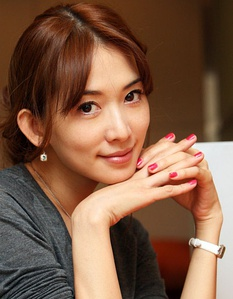
#> input picture 11Computer Vision with Python 3/4Segmentation/images/coutours_a.jpg, 233 x 299 px
$ python i0contours.py
#> lines starting #> are read from the running program, lines starting #| are printed output that depends on the picture
from skimage import measure
from skimage.io import imread
from skimage.color import rgb2gray
from skimage.filters import sobel
import matplotlib.pyplot as plt

#Read an image
# img = imread('images/contours.png')
img = imread('images/coutours_a.jpg')
#> img is the input picture: shape (299, 233, 3); mean R, G, B 126.8, 91.6, 70.4

#Convert the image to grayscale
img_gray = rgb2gray(img)
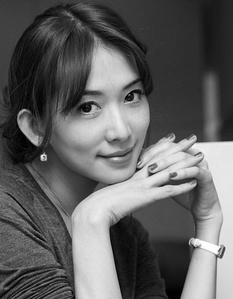
#> img_gray: shape (299, 233) float64; min 0.00337, max 1, mean 0.383

#Find edges in the image
img_edges = sobel(img_gray)
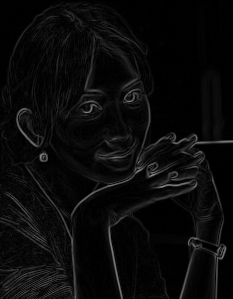
#> img_edges: shape (299, 233) float64; min 0, max 0.554, mean 0.0421

#Find contours in the image
contours = measure.find_contours(img_edges, 0.2)
#> contours = 339 point arrays, longest 211 points

# Display the image and plot all contours found
fig, ax = plt.subplots()
ax.imshow(img_edges, interpolation='nearest', cmap=plt.cm.gray)

for n, contour in enumerate(contours):
    ax.plot(contour[:, 1], contour[:, 0], linewidth=2)

ax.axis('image')
ax.set_xticks([])
ax.set_yticks([])
plt.show()
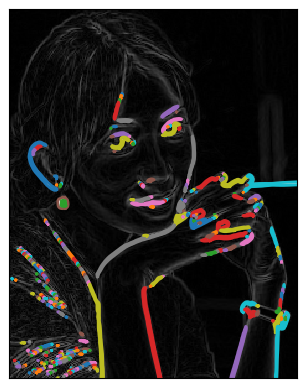
#> figure drawn by matplotlib, 1 panel

$ run again, with 11Computer Vision with Python 3/4Segmentation/images/image.jpg copied over 11Computer Vision with Python 3/4Segmentation/images/coutours_a.jpg
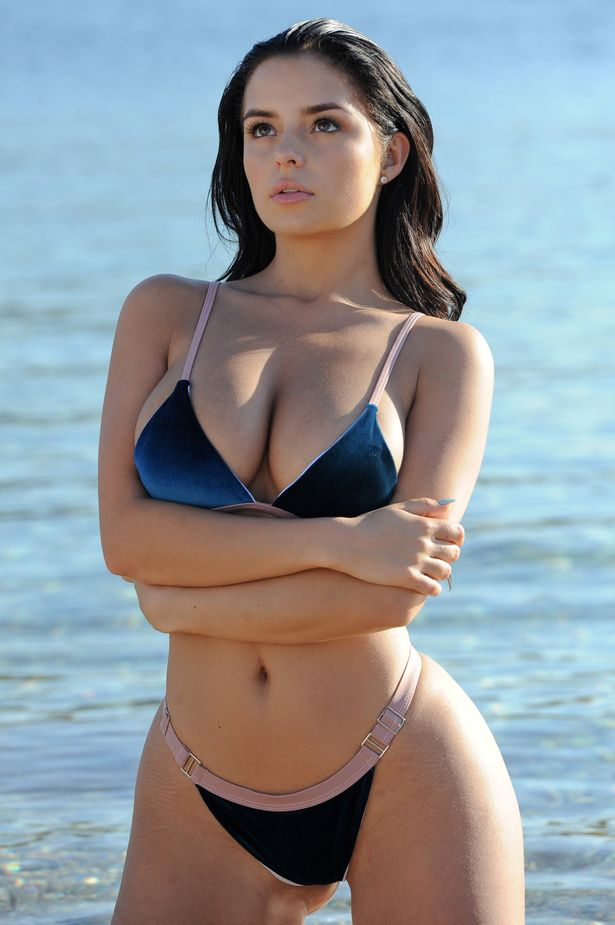
#> input picture 11Computer Vision with Python 3/4Segmentation/images/image.jpg, 615 x 925 px
#> img is the input picture: shape (925, 615, 3); mean R, G, B 144.3, 151.1, 156.1
#> `img_edges = sobel(img_gray)`:
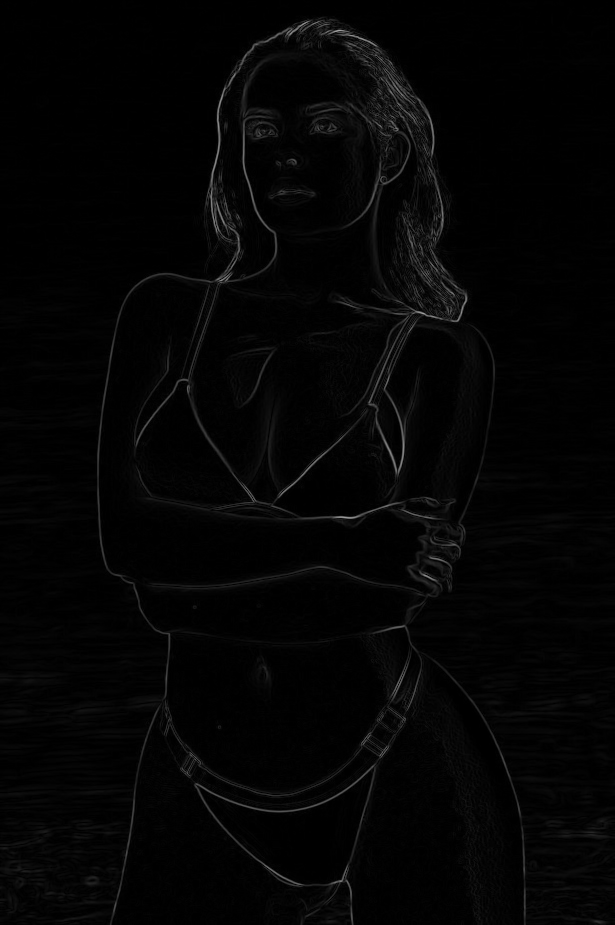
#> img_edges: shape (925, 615) float64; min 0, max 0.645, mean 0.0185
#> contours = 862 point arrays, longest 507 points
#> `plt.show()`:
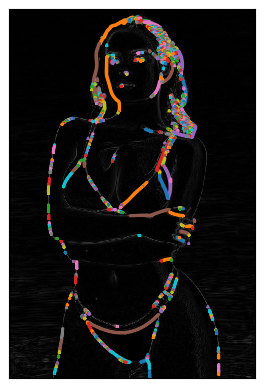
#> figure drawn by matplotlib, 1 panel
